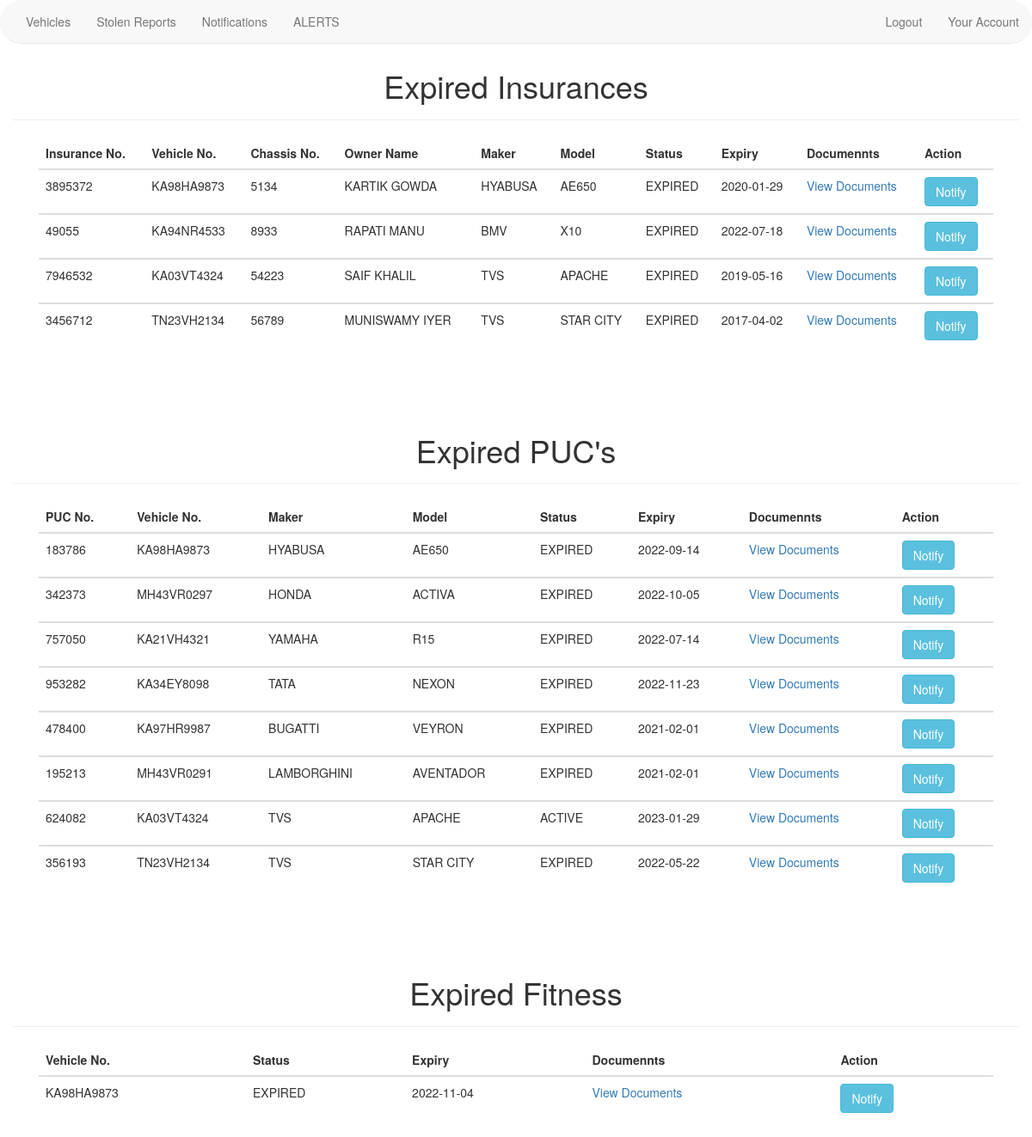
The page /notifications.php on the database its author committed.
### tables this page shows
CREATE TABLE `insurance` (
  `user_id` int(11) NOT NULL,
  `insurance_no` bigint(20) DEFAULT NULL,
  `veh_no` char(10) NOT NULL,
  `chassis_no` int(11) DEFAULT NULL,
  `owner_name` varchar(25) DEFAULT NULL,
  `maker` varchar(15) DEFAULT NULL,
  `model` varchar(15) DEFAULT NULL,
  `insurance_status` varchar(15) DEFAULT NULL,
  `insurance_expiry` date DEFAULT NULL
);

CREATE TABLE `puc` (
  `user_id` int(11) NOT NULL,
  `puc_no` int(10) DEFAULT NULL,
  `veh_no` char(10) NOT NULL,
  `maker` varchar(15) DEFAULT NULL,
  `model` varchar(15) DEFAULT NULL,
  `status` varchar(10) DEFAULT NULL,
  `valid_till` date DEFAULT NULL
);

CREATE TABLE `fitness` (
  `VEH_NO` char(10) NOT NULL,
  `VALIDITY` varchar(10) DEFAULT NULL,
  `NEXT_DUE_DATE` date DEFAULT NULL
);

### notifications.php (the view, shortened to what this page needs)
<?php
$servername = "localhost";
$usernam = "root";
$password = "";
$database = "reg_veh";
$connection = mysqli_connect($servername, $usernam, $password, $database);
?>
<!DOCTYPE html>
<html lang="en">
<head>
    <link rel="stylesheet" type="text/css" href="./slick/slick.css">
    <link rel="stylesheet" type="text/css" href="./slick/slick-theme.css">
    <link rel="stylesheet" href="https://maxcdn.bootstrapcdn.com/bootstrap/3.3.7/css/bootstrap.min.css">
    <link rel="stylesheet" href="animate.css">
    <link rel="stylesheet" href="style.css">
</head>
<body>
    <?php include 'navbar_admin.php'; ?>
    <br>
    <br>
    <div class="container">
        <div class="row">
            <div class="page-header">
                <h1 style="text-align: center;">Expired Insurances</h1>
            </div>
        </div>
        <div class="col-md-12">
            <table class="table">
                <thead>
                    <tr>
                        <th>Insurance No.</th>
                        <th>Vehicle No.</th>
                        <th>Chassis No.</th>
                        <th>Owner Name</th>
                        <th>Maker</th>
                        <th>Model</th>
                        <th>Status</th>
                        <th>Expiry</th>
                        <th>Documennts</th>
                        <th>Action</th>
                    </tr>
                </thead>
                <tbody>
                    <?php
                    $ins_query = "SELECT * from insurance WHERE insurance_expiry < curdate();";
                    $ins_result = mysqli_query($connection, $ins_query);
                    while ($ins_row = mysqli_fetch_assoc($ins_result)) {
                        $insurance_no = $ins_row['insurance_no'];
                        $mail_query_string = "SELECT u.email from user u, registered_vehicle r, insurance i WHERE i.veh_no=r.veh_no AND r.user_id=u.user_id and i.insurance_no=$insurance_no;";
                        $mail_res = mysqli_query($connection, $mail_query_string);
                        $ins_mail = mysqli_fetch_assoc($mail_res);
                        $usermail = $ins_mail['email'];
                    ?>
                        <tr>
                            <td><?php echo $ins_row['insurance_no']; ?></td>
                            <td><?php echo $ins_row['veh_no']; ?></td>
                            <td><?php echo $ins_row['chassis_no']; ?></td>
                            <td><?php echo $ins_row['owner_name']; ?></td>
                            <td><?php echo $ins_row['maker']; ?></td>
                            <td><?php echo $ins_row['model']; ?></td>
                            <td><?php echo $ins_row['insurance_status']; ?></td>
                            <td><?php echo $ins_row['insurance_expiry']; ?></td>
                            <td><a href="documents.php?id=<?php echo $ins_row['veh_no']; ?>">View Documents</a></td>
                            <td><a class="btn btn-info" href="sendmailIE.php?id=<?php echo $usermail ?>">Notify</a></td>
                        </tr>
                </tbody>
            <?php } ?>
            </table>
        </div>
    </div>
    <br>
    <br>
    <div class="container">
        <div class="row">
            <div class="page-header">
                <h1 style="text-align: center;">Expired PUC's</h1>
            </div>
        </div>
        <div class="col-md-12">
            <table class="table">
                <thead>
                    <tr>
                        <th>PUC No.</th>
                        <th>Vehicle No.</th>
                        <th>Maker</th>
                        <th>Model</th>
                        <th>Status</th>
                        <th>Expiry</th>
                        <th>Documennts</th>
                        <th>Action</th>
                    </tr>
                </thead>
                <tbody>
                    <?php
                    $puc_query = "SELECT * from puc WHERE valid_till < curdate();";
                    $puc_result = mysqli_query($connection, $puc_query);
                    while ($puc_row = mysqli_fetch_assoc($puc_result)) {
                    ?>
                        <tr>
                            <td><?php echo $puc_row['puc_no']; ?></td>
                            <td><?php echo $puc_row['veh_no']; ?></td>
                            <td><?php echo $puc_row['maker']; ?></td>
                            <td><?php echo $puc_row['model']; ?></td>
                            <td><?php echo $puc_row['status']; ?></td>
                            <td><?php echo $puc_row['valid_till']; ?></td>
                            <td><a href="documents.php?id=<?php echo $puc_row['veh_no']; ?>">View Documents</a> </td>
                            <td><a class="btn btn-info" href="sendmailPE.php?id=<?php echo $usermail; ?>">Notify</a></td>
                        </tr>
                </tbody>
            <?php } ?>
            </table>
        </div>
    </div>
    <br>
    <br>
    <div class="container">
        <div class="row">
            <div class="page-header">
                <h1 style="text-align: center;">Expired Fitness</h1>
            </div>
        </div>
        <div class="col-md-12">
            <table class="table">
                <thead>
                    <tr>
                        <th>Vehicle No.</th>
                        <th>Status</th>
                        <th>Expiry</th>
                        <th>Documennts</th>
                        <th>Action</th>
                    </tr>
                </thead>
                <tbody>
                    <?php
                    $fit_query = "SELECT * from fitness WHERE NEXT_DUE_DATE < curdate();";
                    $fit_result = mysqli_query($connection, $fit_query);
                    while ($fit_row = mysqli_fetch_assoc($fit_result)) {
                        $fmail_query_string = "SELECT u.email FROM fitness f, registered_vehicle r,user u WHERE f.VEH_NO=r.veh_no and r.user_id= u.user_id AND f.NEXT_DUE_DATE < curdate();";
                        $fmail_res = mysqli_query($connection, $fmail_query_string);
                        $fit_mail = mysqli_fetch_assoc($fmail_res);
                        $fusermail = $fit_mail['email'];
                    ?>
                        <tr>
                            <td><?php echo $fit_row['VEH_NO']; ?></td>
                            <td><?php echo $fit_row['VALIDITY']; ?></td>
                            <td><?php echo $fit_row['NEXT_DUE_DATE']; ?></td>
                            <td><a href="documents.php?id=<?php echo $fit_row['VEH_NO']; ?>">View Documents</a></td>
                            <td><a class="btn btn-info" href="sendmailFE.php?id=<?php echo $fusermail; ?>">Notify</a></td>
                        </tr>
                </tbody>
            <?php } ?>
            </table>
        </div>
    </div>
</body>
</html>

### navbar_admin.php (shortened to what this page needs)
<div class="container">
    <nav class="navbar navbar-default navbar-fixed-top">
        <div class="container-fluid">
            <div class="collapse navbar-collapse" id="mynavbar">
                <ul class="nav navbar-nav">
                    <li><a href="vehicles.php">Vehicles</a></li>
                    <li><a href="stolen.php">Stolen Reports</a></li>
                    <li><a href="notifications.php">Notifications</a></li>
                    <li><a href="alerts.php">ALERTS</a></li>
                </ul>
                <ul class="nav navbar-nav navbar-right">
                    <li><a href="logout.php">Logout</a></li>
                    <li><a href="index.php">Your Account</a></li>
                </ul>
            </div>
        </div>
    </nav>
</div>

### style.css (style rules this page uses)
@media (min-width: 768px) { .navbar { border-radius: 30px; } }

### rows shown on the page
insurance: insurance_no "3895372", veh_no "KA98HA9873", chassis_no "5134", owner_name "KARTIK GOWDA", maker "HYABUSA", model "AE650", insurance_status "EXPIRED", insurance_expiry "2020-01-29"
insurance: insurance_no "49055", veh_no "KA94NR4533", chassis_no "8933", owner_name "RAPATI MANU", maker "BMV", model "X10", insurance_status "EXPIRED", insurance_expiry "2022-07-18"
insurance: insurance_no "7946532", veh_no "KA03VT4324", chassis_no "54223", owner_name "SAIF KHALIL", maker "TVS", model "APACHE", insurance_status "EXPIRED", insurance_expiry "2019-05-16"
insurance: insurance_no "3456712", veh_no "TN23VH2134", chassis_no "56789", owner_name "MUNISWAMY IYER", maker "TVS", model "STAR CITY", insurance_status "EXPIRED", insurance_expiry "2017-04-02"
puc: puc_no "183786", veh_no "KA98HA9873", maker "HYABUSA", model "AE650", status "EXPIRED", valid_till "2022-09-14"
puc: puc_no "342373", veh_no "MH43VR0297", maker "HONDA", model "ACTIVA", status "EXPIRED", valid_till "2022-10-05"
puc: puc_no "757050", veh_no "KA21VH4321", maker "YAMAHA", model "R15", status "EXPIRED", valid_till "2022-07-14"
puc: puc_no "953282", veh_no "KA34EY8098", maker "TATA", model "NEXON", status "EXPIRED", valid_till "2022-11-23"
puc: puc_no "478400", veh_no "KA97HR9987", maker "BUGATTI", model "VEYRON", status "EXPIRED", valid_till "2021-02-01"
puc: puc_no "195213", veh_no "MH43VR0291", maker "LAMBORGHINI", model "AVENTADOR", status "EXPIRED", valid_till "2021-02-01"
puc: puc_no "624082", veh_no "KA03VT4324", maker "TVS", model "APACHE", status "ACTIVE", valid_till "2023-01-29"
puc: puc_no "356193", veh_no "TN23VH2134", maker "TVS", model "STAR CITY", status "EXPIRED", valid_till "2022-05-22"
fitness: VEH_NO "KA98HA9873", VALIDITY "EXPIRED", NEXT_DUE_DATE "2022-11-04"
